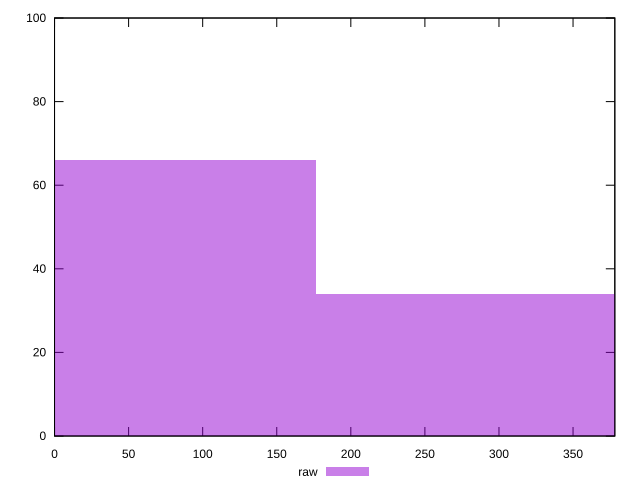

Write gnuplot code to recreate this figure.
reset

$raw <<EOF
352.4594191982966 34
0 66
EOF

set key outside below
set boxwidth 352.4594191982966
set xrange [0:378.202]
set yrange [0:100]
set trange [0:100]
set style fill transparent solid 0.5 noborder
set terminal svg size 640, 490 enhanced background rgb 'white'
set output "reports/report_00028_2021-02-24T12-49-42.674Z/uses-rel-preconnect/samples/card/raw/histogram.svg"

plot $raw title "raw" with boxes

reset
